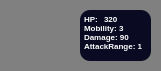
        <widget class="QWidget" name="pl1_ag1_widget" native="true">
         <property name="minimumSize">
          <size>
           <width>161</width>
           <height>71</height>
          </size>
         </property>
         <property name="styleSheet">
          <string notr="true">QWidget{
background-color: #808080;
border-radius:10px;
}</string>
         </property>
         <widget class="QTextBrowser" name="textBrowser">
          <property name="geometry">
           <rect>
            <x>80</x>
            <y>10</y>
            <width>71</width>
            <height>51</height>
           </rect>
          </property>
          <property name="styleSheet">
           <string notr="true">color:white;
background-color : #0a0a22;
border:none;
</string>
          </property>
          <property name="verticalScrollBarPolicy">
           <enum>Qt::ScrollBarPolicy::ScrollBarAlwaysOff</enum>
          </property>
          <property name="html">
           <string>&lt;!DOCTYPE HTML PUBLIC &quot;-//W3C//DTD HTML 4.0//EN&quot; &quot;http://www.w3.org/TR/REC-html40/strict.dtd&quot;&gt;
&lt;html&gt;&lt;head&gt;&lt;meta name=&quot;qrichtext&quot; content=&quot;1&quot; /&gt;&lt;meta charset=&quot;utf-8&quot; /&gt;&lt;style type=&quot;text/css&quot;&gt;
p, li { white-space: pre-wrap; }
hr { height: 1px; border-width: 0; }
li.unchecked::marker { content: &quot;\2610&quot;; }
li.checked::marker { content: &quot;\2612&quot;; }
&lt;/style&gt;&lt;/head&gt;&lt;body style=&quot; font-family:'Segoe UI'; font-size:9pt; font-weight:400; font-style:normal;&quot;&gt;
&lt;p align=&quot;justify&quot; style=&quot; margin-top:12px; margin-bottom:12px; margin-left:0px; margin-right:0px; -qt-block-indent:0; text-indent:0px;&quot;&gt;&lt;span style=&quot; font-size:6pt; font-weight:700;&quot;&gt;HP: &lt;br /&gt;Mobility: 3&lt;br /&gt;Damage: 90&lt;br /&gt;AttackRange: 1&lt;/span&gt;&lt;/p&gt;&lt;/body&gt;&lt;/html&gt;</string>
          </property>
         </widget>
         <widget class="QPushButton" name="pl1_ag1_btn">
          <property name="geometry">
           <rect>
            <x>10</x>
            <y>10</y>
            <width>61</width>
            <height>51</height>
           </rect>
          </property>
          <property name="styleSheet">
           <string notr="true">background-image:url(&quot;:/src/images/Agent/Billy&quot;);
background-repeat:no-repeat;
background-position:center;
background-origin:content;
background-size:cover;</string>
          </property>
          <property name="text">
           <string/>
          </property>
         </widget>
         <widget class="QTextBrowser" name="pl1_ag1_HP">
          <property name="geometry">
           <rect>
            <x>100</x>
            <y>10</y>
            <width>25</width>
            <height>15</height>
           </rect>
          </property>
          <property name="styleSheet">
           <string notr="true">color:white;
background-color : #0a0a22;
border:none;</string>
          </property>
          <property name="verticalScrollBarPolicy">
           <enum>Qt::ScrollBarPolicy::ScrollBarAlwaysOff</enum>
          </property>
          <property name="html">
           <string>&lt;!DOCTYPE HTML PUBLIC &quot;-//W3C//DTD HTML 4.0//EN&quot; &quot;http://www.w3.org/TR/REC-html40/strict.dtd&quot;&gt;
&lt;html&gt;&lt;head&gt;&lt;meta name=&quot;qrichtext&quot; content=&quot;1&quot; /&gt;&lt;meta charset=&quot;utf-8&quot; /&gt;&lt;style type=&quot;text/css&quot;&gt;
p, li { white-space: pre-wrap; }
hr { height: 1px; border-width: 0; }
li.unchecked::marker { content: &quot;\2610&quot;; }
li.checked::marker { content: &quot;\2612&quot;; }
&lt;/style&gt;&lt;/head&gt;&lt;body style=&quot; font-family:'Segoe UI'; font-size:9pt; font-weight:400; font-style:normal;&quot;&gt;
&lt;p style=&quot; margin-top:0px; margin-bottom:0px; margin-left:0px; margin-right:0px; -qt-block-indent:0; text-indent:0px;&quot;&gt;&lt;span style=&quot; font-size:6pt; font-weight:700;&quot;&gt;320&lt;/span&gt;&lt;/p&gt;&lt;/body&gt;&lt;/html&gt;</string>
          </property>
         </widget>
        </widget>
